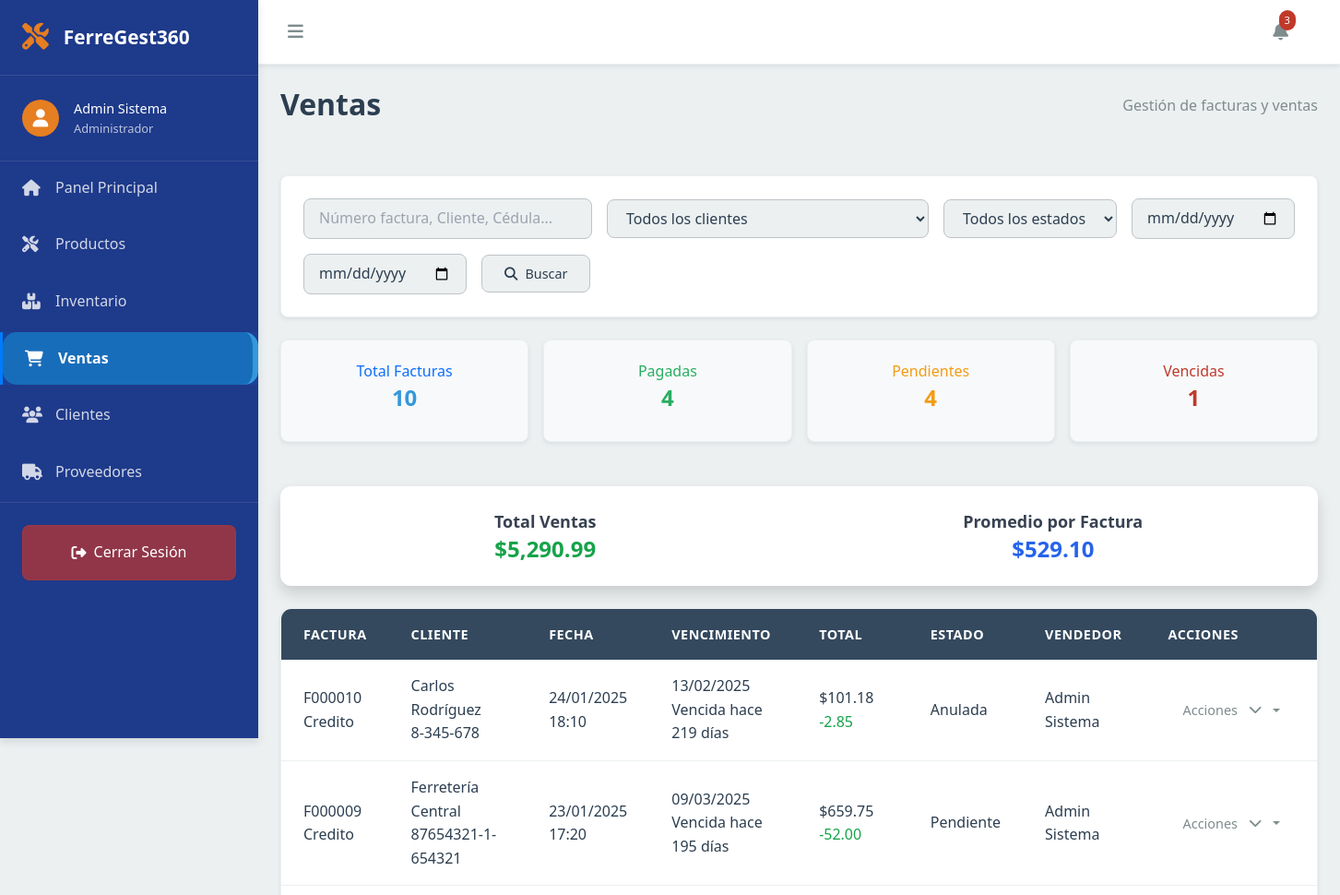
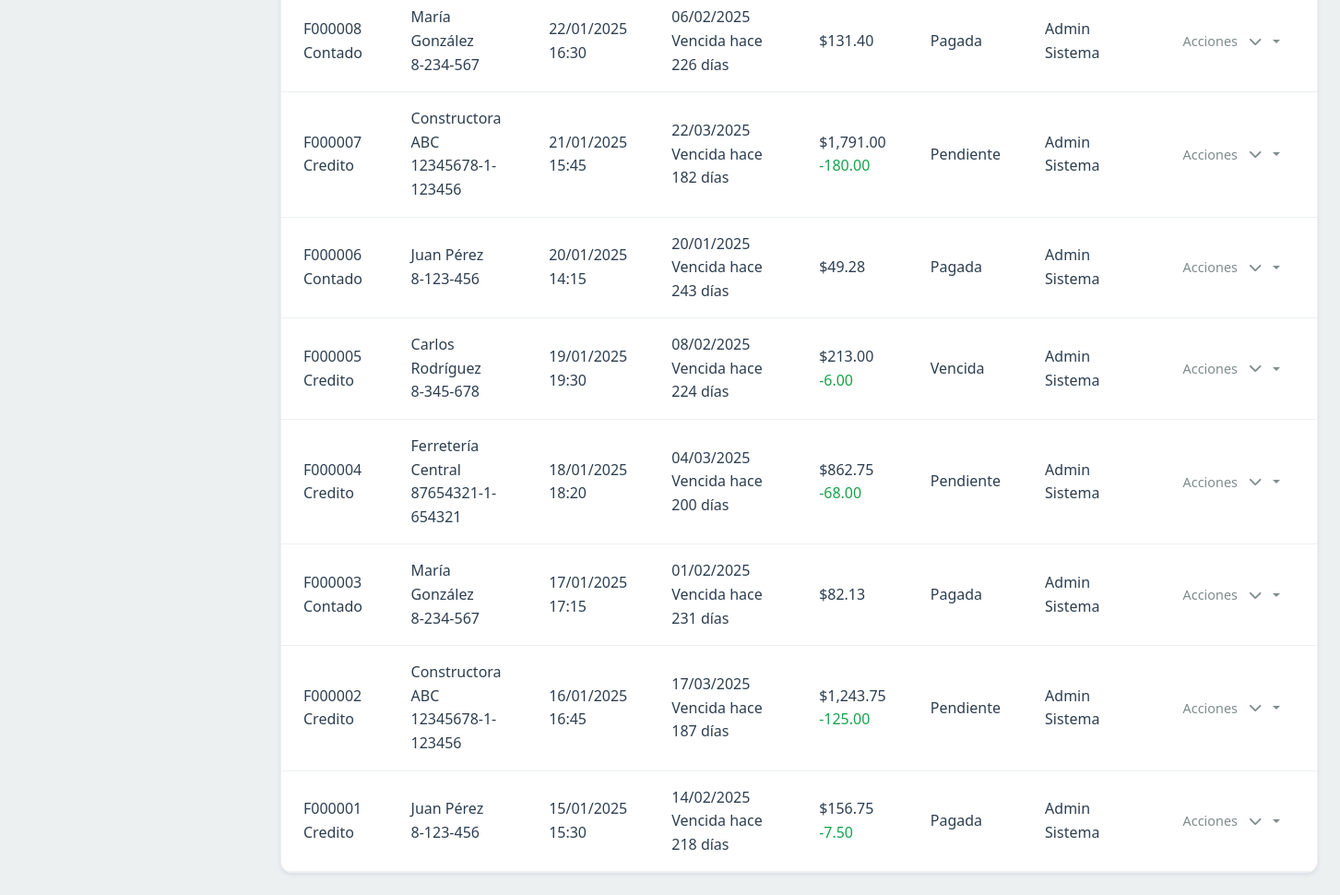
The app's page /public/ventas.php with its own data (2 pictures, top to bottom).
### tables this page shows
CREATE TABLE `facturas_venta` (
  `id` int(11) NOT NULL,
  `empresa_id` int(11) NOT NULL,
  `numero_factura` varchar(50) NOT NULL,
  `cliente_id` int(11) NOT NULL,
  `vendedor_id` int(11) NOT NULL,
  `fecha_factura` date NOT NULL,
  `fecha_vencimiento` date DEFAULT NULL,
  `tipo_pago` enum('contado','credito','mixto') NOT NULL,
  `subtotal` decimal(10,2) NOT NULL,
  `descuento` decimal(10,2) DEFAULT 0.00,
  `itbms` decimal(10,2) DEFAULT 0.00,
  `total` decimal(10,2) NOT NULL,
  `estado` enum('pendiente','pagada','anulada','vencida') DEFAULT 'pendiente',
  `observaciones` text DEFAULT NULL,
  `fecha_creacion` timestamp NOT NULL DEFAULT current_timestamp()
);

### config/connection.php (called while the page is built, shortened)
<?php
$host = "localhost";
$usuario = "root";
$contrasena = "";
$basededatos = "ferregest360";
function getDBConnection()
{
    global $host, $usuario, $contrasena, $basededatos;
    try {
        $pdo = new PDO("mysql:host=$host;dbname=$basededatos;charset=utf8", $usuario, $contrasena);
        $pdo->setAttribute(PDO::ATTR_ERRMODE, PDO::ERRMODE_EXCEPTION);
        return $pdo;
    } catch (PDOException $e) {
        die("Error de conexión: " . $e->getMessage());
    }
}
function ejecutarConsulta($sql, $params = [])
{
    $conn = getDBConnection();
    try {
        $stmt = $conn->prepare($sql);
        $stmt->execute($params);
        return $stmt;
    } catch (PDOException $e) {
        die("Error en la consulta: " . $e->getMessage());
    }
}

### public/ventas.php (the view, shortened to what this page needs)
<?php
require_once '../config/connection.php';
include 'partials/head.php';
$pagina_actual = isset($_GET['pagina']) ? (int)$_GET['pagina'] : 1;
$ventas_por_pagina = 20;
$offset = ($pagina_actual - 1) * $ventas_por_pagina;
$busqueda = isset($_GET['busqueda']) ? trim($_GET['busqueda']) : '';
$fecha_inicio = isset($_GET['fecha_inicio']) ? $_GET['fecha_inicio'] : '';
$fecha_fin = isset($_GET['fecha_fin']) ? $_GET['fecha_fin'] : '';
$where_conditions = ["fv.empresa_id = 1"];
$params = [];
$where_clause = implode(" AND ", $where_conditions);
$sql_stats = "
SELECT
    COUNT(*) as total_facturas,
    SUM(CASE WHEN fv.estado = 'pagada' THEN 1 ELSE 0 END) as facturas_pagadas,
    SUM(CASE WHEN fv.estado = 'pendiente' THEN 1 ELSE 0 END) as facturas_pendientes,
    SUM(CASE WHEN fv.estado = 'vencida' THEN 1 ELSE 0 END) as facturas_vencidas,
    SUM(CASE WHEN fv.estado = 'anulada' THEN 1 ELSE 0 END) as facturas_anuladas,
    COALESCE(SUM(fv.total), 0) as total_ventas,
    COALESCE(AVG(fv.total), 0) as promedio_venta,
    COALESCE(SUM(fv.descuento), 0) as total_descuentos,
    COALESCE(SUM(fv.itbms), 0) as total_itbms
FROM facturas_venta fv
WHERE fv.empresa_id = 1";
try {
    $stats = ejecutarConsulta($sql_stats)->fetch(PDO::FETCH_ASSOC);
    $stats = array_map(function ($value) {
        return is_numeric($value) ? $value : 0;
    }, $stats);
} catch (Exception $e) {
    $stats = [
        'total_facturas' => 0,
        'facturas_pagadas' => 0,
        'facturas_pendientes' => 0,
        'facturas_vencidas' => 0,
        'facturas_anuladas' => 0,
        'total_ventas' => 0,
        'promedio_venta' => 0,
        'total_descuentos' => 0,
        'total_itbms' => 0
    ];
}
$sql_ventas = "
SELECT
    fv.id,
    fv.numero_factura,
    fv.fecha_factura,
    fv.fecha_vencimiento,
    fv.tipo_pago,
    COALESCE(fv.subtotal, 0) as subtotal,
    COALESCE(fv.descuento, 0) as descuento,
    COALESCE(fv.itbms, 0) as itbms,
    COALESCE(fv.total, 0) as total,
    fv.estado,
    fv.observaciones,
    fv.fecha_creacion,
    -- Información del cliente
    c.id as cliente_id,
    COALESCE(c.nombre, 'Cliente no encontrado') as cliente_nombre,
    COALESCE(c.cedula_ruc, 'Sin cédula') as cliente_cedula,
    COALESCE(c.telefono, 'Sin teléfono') as cliente_telefono,
    -- Información del vendedor
    COALESCE(u.nombre, 'Vendedor no encontrado') as vendedor_nombre,
    COALESCE(u.apellido, '') as vendedor_apellido,
    -- Cálculos derivados
    CASE
        WHEN fv.estado = 'pagada' THEN 'success'
        WHEN fv.estado = 'pendiente' THEN 'warning'
        WHEN fv.estado = 'vencida' THEN 'danger'
        WHEN fv.estado = 'anulada' THEN 'secondary'
        ELSE 'secondary'
    END as estado_clase,
    CASE
        WHEN fv.estado = 'pagada' THEN 'Pagada'
        WHEN fv.estado = 'pendiente' THEN 'Pendiente'
        WHEN fv.estado = 'vencida' THEN 'Vencida'
        WHEN fv.estado = 'anulada' THEN 'Anulada'
        ELSE 'Desconocido'
    END as estado_descripcion,
    CASE
        WHEN fv.fecha_vencimiento IS NULL THEN NULL
        ELSE DATEDIFF(fv.fecha_vencimiento, CURDATE())
    END as dias_vencimiento
FROM facturas_venta fv
LEFT JOIN clientes c ON fv.cliente_id = c.id
LEFT JOIN usuarios u ON fv.vendedor_id = u.id
WHERE $where_clause
ORDER BY fv.fecha_factura DESC, fv.id DESC
LIMIT $ventas_por_pagina OFFSET $offset";
try {
    $ventas = ejecutarConsulta($sql_ventas, $params)->fetchAll(PDO::FETCH_ASSOC);
} catch (Exception $e) {
    $ventas = [];
}
$hay_datos = !empty($ventas) || $stats['total_facturas'] > 0;
?>
<body>
    <div id="dashboardScreen" class="dashboard-container">
        <?php include 'partials/sidebar.php'; ?>
        <main class="main-content">
            <?php include 'partials/header.php'; ?>
            <div class="content-area">
                <div class="page-header">
                    <h1>Ventas</h1>
                    <p>Gestión de facturas y ventas</p>
                </div>
                <div class="filters-bar">
                    <form method="GET" action="" class="filter-form">
                        <div class="filter-group">
                            <input type="text" name="busqueda" value="<?php echo htmlspecialchars($busqueda); ?>"
                                placeholder="Número factura, Cliente, Cédula..." class="filter-input"
                                style="flex-grow: 1;">
                            <select name="cliente" class="filter-select">
                                <option value="">Todos los clientes</option>
                            </select>
                            <select name="estado" class="filter-select">
                                <option value="">Todos los estados</option>
                            </select>
                            <input type="date" name="fecha_inicio"
                                value="<?php echo htmlspecialchars($fecha_inicio); ?>" class="filter-input"
                                placeholder="Fecha inicio">
                            <input type="date" name="fecha_fin" value="<?php echo htmlspecialchars($fecha_fin); ?>"
                                class="filter-input" placeholder="Fecha fin">
                            <button type="submit" class="btn-secondary">
                                <i class="fas fa-search"></i> Buscar
                            </button>
                        </div>
                    </form>
                </div>
                <div class="stats-grid">
                    <div class="invecard">
                        <div class="stat-content">
                            <h3 class="text-primary text-center">Total Facturas</h3>
                            <p class="stat-value text-info text-center">
                                <?php echo number_format($stats['total_facturas']); ?></p>
                        </div>
                    </div>
                    <div class="invecard">
                        <div class="stat-content">
                            <h3 class="text-success text-center">Pagadas</h3>
                            <p class="stat-value text-success text-center">
                                <?php echo number_format($stats['facturas_pagadas']); ?></p>
                        </div>
                    </div>
                    <div class="invecard">
                        <div class="stat-content">
                            <h3 class="text-warning text-center">Pendientes</h3>
                            <p class="stat-value text-warning text-center">
                                <?php echo number_format($stats['facturas_pendientes']); ?></p>
                        </div>
                    </div>
                    <div class="invecard">
                        <div class="stat-content">
                            <h3 class="text-danger text-center">Vencidas</h3>
                            <p class="stat-value text-danger text-center">
                                <?php echo number_format($stats['facturas_vencidas']); ?></p>
                        </div>
                    </div>
                </div>
                <?php if ($hay_datos): ?>
                <div class="bg-white rounded-lg shadow p-6 mb-6">
                    <div class="grid grid-cols-2 gap-4">
                        <div class="text-center">
                            <h4 class="text-lg font-semibold text-gray-700">Total Ventas</h4>
                            <p class="text-2xl font-bold text-green-600">
                                $<?php echo number_format($stats['total_ventas'], 2); ?></p>
                        </div>
                        <div class="text-center">
                            <h4 class="text-lg font-semibold text-gray-700">Promedio por Factura</h4>
                            <p class="text-2xl font-bold text-blue-600">
                                $<?php echo number_format($stats['promedio_venta'], 2); ?></p>
                        </div>
                    </div>
                </div>
                <?php endif; ?>
                <div class="data-table">
                    <div>
                        <table>
                            <thead>
                                <tr>
                                    <th>Factura</th>
                                    <th>Cliente</th>
                                    <th>Fecha</th>
                                    <th>Vencimiento</th>
                                    <th>Total</th>
                                    <th>Estado</th>
                                    <th>Vendedor</th>
                                    <th>Acciones</th>
                                </tr>
                            </thead>
                            <tbody id="ventasTableBody">
                                <?php if (empty($ventas)): ?>
                                <tr>
                                    <td colspan="8" class="text-center py-8 text-gray-500">
                                        <i class="fas fa-search fa-2x mb-2"></i>
                                        <p>
                                            <?php if ($hay_datos): ?>
                                            No se encontraron facturas con los filtros aplicados
                                            <?php else: ?>
                                            No hay facturas registradas. Crea tu primera factura para comenzar.
                                            <?php endif; ?>
                                        </p>
                                    </td>
                                </tr>
                                <?php else: ?>
                                <?php foreach ($ventas as $venta): ?>
                                <tr class="venta-row">
                                    <td>
                                        <div class="factura-info">
                                            <div class="factura-numero">
                                                <?php echo htmlspecialchars($venta['numero_factura']); ?></div>
                                            <div class="factura-tipo"><?php echo ucfirst($venta['tipo_pago']); ?></div>
                                        </div>
                                    </td>
                                    <td>
                                        <div class="cliente-info">
                                            <div class="cliente-nombre">
                                                <?php echo htmlspecialchars($venta['cliente_nombre']); ?></div>
                                            <div class="cliente-cedula">
                                                <?php echo htmlspecialchars($venta['cliente_cedula']); ?></div>
                                        </div>
                                    </td>
                                    <td>
                                        <div class="fecha-info">
                                            <div class="fecha-factura">
                                                <?php echo date('d/m/Y', strtotime($venta['fecha_factura'])); ?></div>
                                            <div class="fecha-hora">
                                                <?php echo date('H:i', strtotime($venta['fecha_creacion'])); ?></div>
                                        </div>
                                    </td>
                                    <td>
                                        <?php if ($venta['fecha_vencimiento']): ?>
                                        <div class="vencimiento-info">
                                            <div class="fecha-vencimiento">
                                                <?php echo date('d/m/Y', strtotime($venta['fecha_vencimiento'])); ?>
                                            </div>
                                            <?php if ($venta['dias_vencimiento'] !== null): ?>
                                            <?php if ($venta['dias_vencimiento'] < 0): ?>
                                            <div class="dias-vencido">Vencida hace
                                                <?php echo abs($venta['dias_vencimiento']); ?> días</div>
                                            <?php elseif ($venta['dias_vencimiento'] <= 7): ?>
                                            <div class="dias-vencimiento">Vence en
                                                <?php echo $venta['dias_vencimiento']; ?> días</div>
                                            <?php endif; ?>
                                            <?php endif; ?>
                                        </div>
                                        <?php else: ?>
                                        <span class="text-gray-400">Sin vencimiento</span>
                                        <?php endif; ?>
                                    </td>
                                    <td>
                                        <div class="total-info">
                                            <div class="total-monto">$<?php echo number_format($venta['total'], 2); ?>
                                            </div>
                                            <?php if ($venta['descuento'] > 0): ?>
                                            <div class="descuento-info text-green-600">
                                                -<?php echo number_format($venta['descuento'], 2); ?></div>
                                            <?php endif; ?>
                                        </div>
                                    </td>
                                    <td>
                                        <span class="estado-badge <?php echo $venta['estado_clase']; ?>">
                                            <?php echo $venta['estado_descripcion']; ?>
                                        </span>
                                    </td>
                                    <td>
                                        <div class="vendedor-info">
                                            <?php echo htmlspecialchars($venta['vendedor_nombre'] . ' ' . $venta['vendedor_apellido']); ?>
                                        </div>
                                    </td>
                                    <td>
                                        <div class="action-buttons">
                                            <div class="dropdown">
                                                <button class="btn-secondary px-3 py-1 rounded-md dropdown-toggle">
                                                    Acciones <i class="fas fa-chevron-down ml-1"></i>
                                                </button>
                                            </div>
                                        </div>
                                    </td>
                                </tr>
                                <?php endforeach; ?>
                                <?php endif; ?>
                            </tbody>
                        </table>
                    </div>
                </div>
            </div>
        </main>
    </div>
</body>
</html>

### records on screen
facturas_venta: numero_factura "F000010", tipo_pago "Credito", cliente_nombre "Carlos Rodríguez", cliente_cedula "8-345-678", fecha_factura "24/01/2025", fecha_creacion "18:10", fecha_vencimiento "13/02/2025", dias_vencimiento "219", total "101.18", descuento "2.85", estado_descripcion "Anulada", vendedor_apellido "Admin Sistema"
facturas_venta: numero_factura "F000009", tipo_pago "Credito", cliente_nombre "Ferretería Central", cliente_cedula "87654321-1-654321", fecha_factura "23/01/2025", fecha_creacion "17:20", fecha_vencimiento "09/03/2025", dias_vencimiento "195", total "659.75", descuento "52.00", estado_descripcion "Pendiente", vendedor_apellido "Admin Sistema"
facturas_venta: numero_factura "F000008", tipo_pago "Contado", cliente_nombre "María González", cliente_cedula "8-234-567", fecha_factura "22/01/2025", fecha_creacion "16:30", fecha_vencimiento "06/02/2025", dias_vencimiento "226", total "131.40", estado_descripcion "Pagada", vendedor_apellido "Admin Sistema"
facturas_venta: numero_factura "F000007", tipo_pago "Credito", cliente_nombre "Constructora ABC", cliente_cedula "12345678-1-123456", fecha_factura "21/01/2025", fecha_creacion "15:45", fecha_vencimiento "22/03/2025", dias_vencimiento "182", total "1,791.00", descuento "180.00", estado_descripcion "Pendiente", vendedor_apellido "Admin Sistema"
facturas_venta: numero_factura "F000006", tipo_pago "Contado", cliente_nombre "Juan Pérez", cliente_cedula "8-123-456", fecha_factura "20/01/2025", fecha_creacion "14:15", fecha_vencimiento "20/01/2025", dias_vencimiento "243", total "49.28", estado_descripcion "Pagada", vendedor_apellido "Admin Sistema"
facturas_venta: numero_factura "F000005", tipo_pago "Credito", cliente_nombre "Carlos Rodríguez", cliente_cedula "8-345-678", fecha_factura "19/01/2025", fecha_creacion "19:30", fecha_vencimiento "08/02/2025", dias_vencimiento "224", total "213.00", descuento "6.00", estado_descripcion "Vencida", vendedor_apellido "Admin Sistema"
facturas_venta: numero_factura "F000004", tipo_pago "Credito", cliente_nombre "Ferretería Central", cliente_cedula "87654321-1-654321", fecha_factura "18/01/2025", fecha_creacion "18:20", fecha_vencimiento "04/03/2025", dias_vencimiento "200", total "862.75", descuento "68.00", estado_descripcion "Pendiente", vendedor_apellido "Admin Sistema"
facturas_venta: numero_factura "F000003", tipo_pago "Contado", cliente_nombre "María González", cliente_cedula "8-234-567", fecha_factura "17/01/2025", fecha_creacion "17:15", fecha_vencimiento "01/02/2025", dias_vencimiento "231", total "82.13", estado_descripcion "Pagada", vendedor_apellido "Admin Sistema"
facturas_venta: numero_factura "F000002", tipo_pago "Credito", cliente_nombre "Constructora ABC", cliente_cedula "12345678-1-123456", fecha_factura "16/01/2025", fecha_creacion "16:45", fecha_vencimiento "17/03/2025", dias_vencimiento "187", total "1,243.75", descuento "125.00", estado_descripcion "Pendiente", vendedor_apellido "Admin Sistema"
facturas_venta: numero_factura "F000001", tipo_pago "Credito", cliente_nombre "Juan Pérez", cliente_cedula "8-123-456", fecha_factura "15/01/2025", fecha_creacion "15:30", fecha_vencimiento "14/02/2025", dias_vencimiento "218", total "156.75", descuento "7.50", estado_descripcion "Pagada", vendedor_apellido "Admin Sistema"

### other values on screen
$stats['total_facturas'] "10"
$stats['facturas_pagadas'] "4"
$stats['facturas_pendientes'] "4"
$stats['facturas_vencidas'] "1"
$stats['total_ventas'] "5,290.99"
$stats['promedio_venta'] "529.10"
